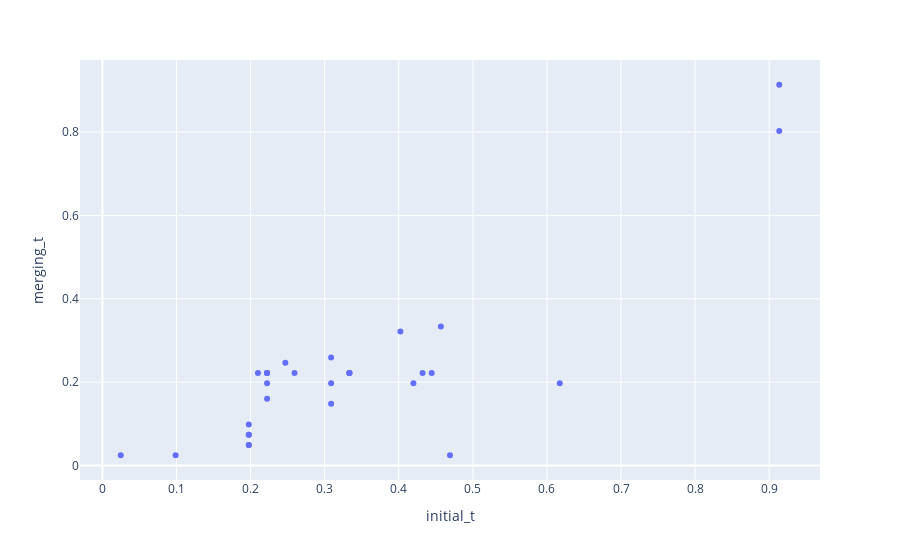

Write notebook code for a chart like this one.
### Code cell
import plotly.express as px
fig = px.scatter(dfd, x='initial_t', y='merging_t')
fig.show()

### Figure 1 — Plotly figure (JSON) as saved in the notebook; plotly's stock layout.template omitted (floating-point values rounded to 4 significant figures)
{"data": [{"hoverlabel": {"namelength": 0}, "hovertemplate": "initial_t=%{x}<br>merging_t=%{y}", "legendgroup": "", "marker": {"color": "#636efa", "symbol": "circle"}, "mode": "markers", "name": "", "showlegend": false, "type": "scatter", "x": [0.3333, 0.2222, 0.3333, 0.2099, 0.1975, 0.4568, 0.4022, 0.1975, 0.3086, 0.2222, 0.4198, 0.1975, 0.3086, 0.6173, 0.9136, 0.4691, 0.2469, 0.1975, 0.3086, 0.2593, 0.2222, 0.2222, 0.4444, 0.1975, 0.02469, 0.4321, 0.3333, 0.9136, 0.09877, 0.2222], "xaxis": "x", "y": [0.2222, 0.2222, 0.2222, 0.2222, 0.04938, 0.3333, 0.3216, 0.04938, 0.1481, 0.2222, 0.1975, 0.07407, 0.1975, 0.1975, 0.8025, 0.02469, 0.2469, 0.07407, 0.2593, 0.2222, 0.1605, 0.2222, 0.2222, 0.09877, 0.02469, 0.2222, 0.2222, 0.9136, 0.02469, 0.1975], "yaxis": "y"}], "layout": {"autosize": true, "legend": {"tracegroupgap": 0}, "margin": {"t": 60}, "xaxis": {"anchor": "y", "autorange": true, "domain": [0, 1], "range": [-0.02821, 0.9665], "title": {"text": "initial_t"}, "type": "linear"}, "yaxis": {"anchor": "x", "autorange": true, "domain": [0, 1], "range": [-0.03833, 0.9766], "title": {"text": "merging_t"}, "type": "linear"}}}
